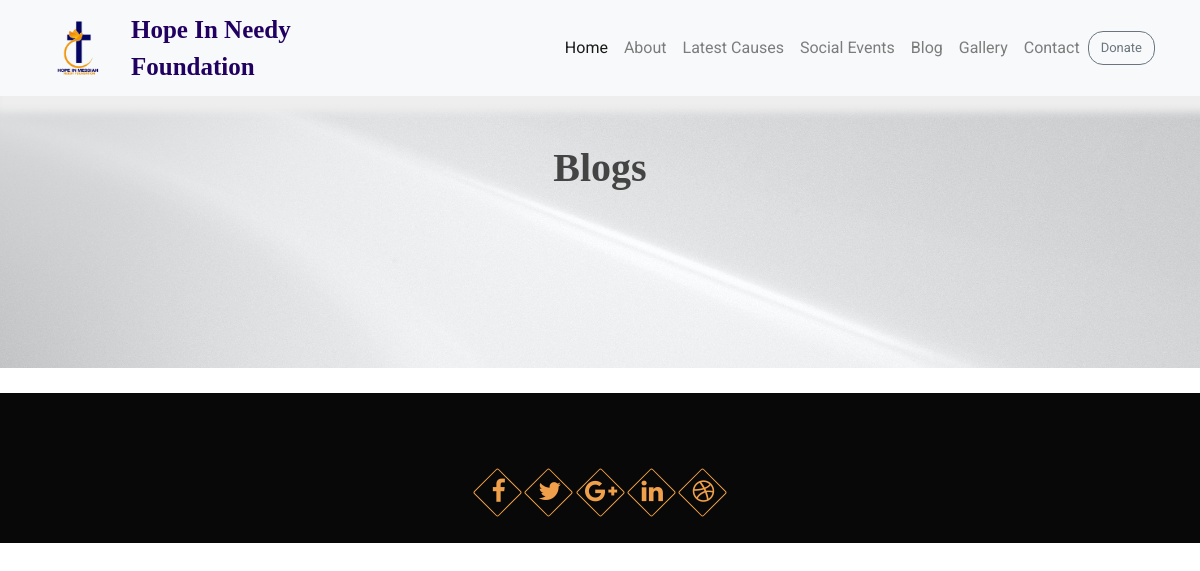
/blog/, run on an earlier commit of the app's database.
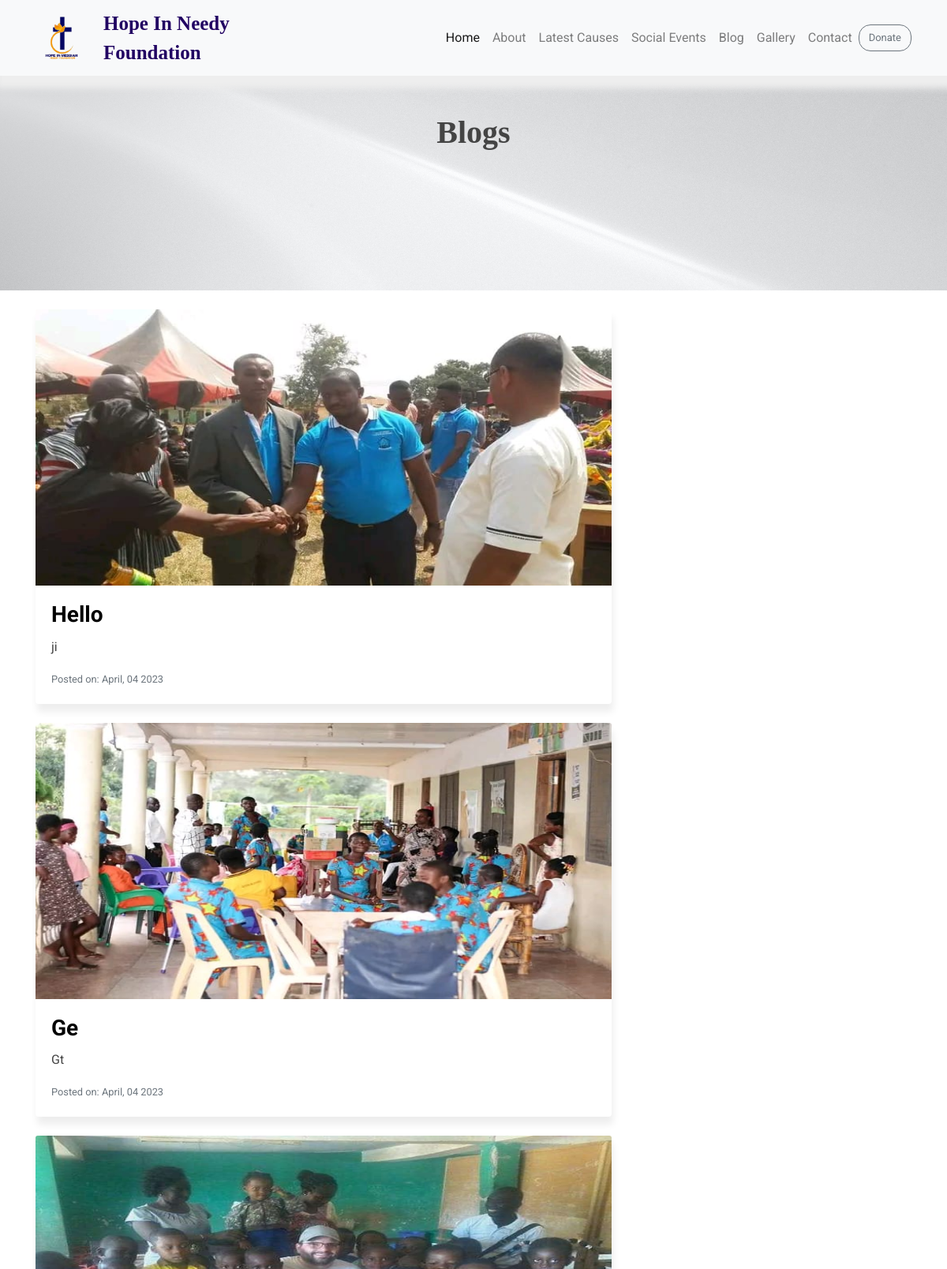
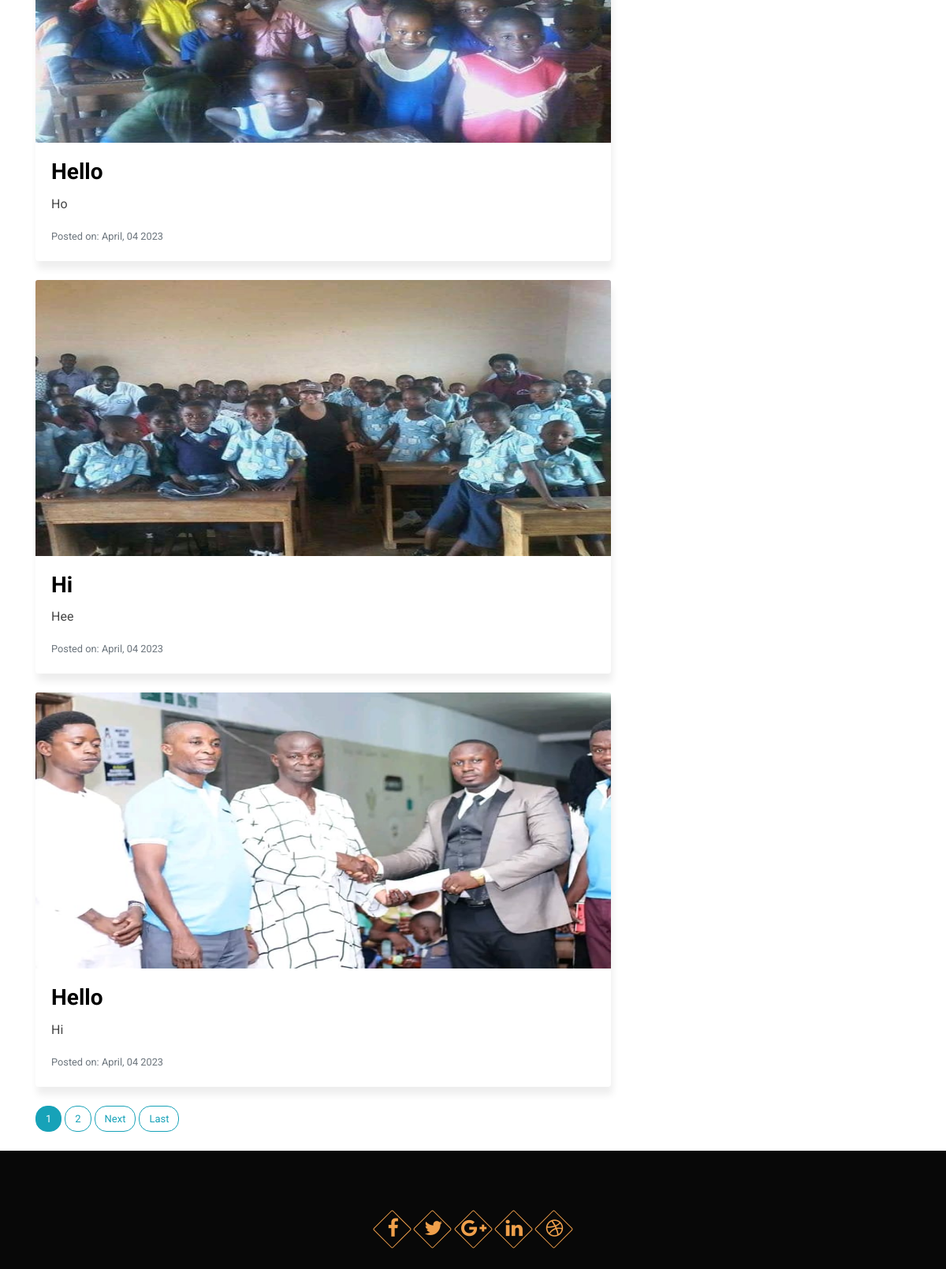
And on a later commit of the database (2 pictures, top to bottom).
### foundation/models.py (models this page shows, shortened)
class Blog(models.Model):
    image = models.ImageField(upload_to='blog-img')
    title = models.CharField(max_length=100)
    content = models.TextField()
    date_posted = models.DateTimeField(default=timezone.now)
    author = models.ForeignKey(User, on_delete=models.CASCADE)

### foundation/views.py (the view)
# urls.py: path('blog/', PostListView.as_view(), name='blog'),
class PostListView(ListView):
    model = Blog
    template_name = 'foundation/blog.html'
    context_object_name = 'blogs'
    ordering = ['-date_posted']
    paginate_by = 5

### foundation/templates/foundation/blog.html (shortened to what this page needs)
{% extends 'foundation/base.html' %}
{% load static %}
{% block css_files %}
<link rel="stylesheet" type="text/css" href="{% static 'foundation/foundation.css' %}">
{% endblock %}
{% block content %}
<section class="myHeading pt-4 mt-5">
    <div class="container">
        <div class="row">
            <div class="col">
                <h1 class="myTitle text-center">Blogs</h1>
            </div>
        </div>
    </div>
</section>
<section class="pt-4">
    <div class="container">
        <div class="row">
            <div class="col-md-8">
                {% for blog in blogs %}
                    <div class="card mb-4 blog-section">
                        <img class="card-img-top" src="{{ blog.image.url }}" height="350px" alt="Card image cap">
                        <div class="card-body">
                        <h3 class="card-title"><a class="blog-title" href="{% url 'blog-detail' blog.id %}">{{ blog.title }}</a></h3>
                        <p class="card-text">{{ blog.content }}</p>
                        <p class="card-text"><small class="text-muted">Posted on: {{ blog.date_posted|date:"N, m o" }}</small></p>
                        </div>
                    </div>
                {% endfor %}
                {% if is_paginated %}
                        {% for num in page_obj.paginator.page_range %}
                            {% if page_obj.number == num %}
                                <a class="btn btn-info mb-4" href="?page={{ num }}">{{ num }}</a>
                            {% elif num > page_obj.number|add:'-3' and num < page_obj.number|add:'3' %}
                                <a class="btn btn-outline-info mb-4" href="?page={{ num }}">{{ num }}</a>
                            {% endif %}
                        {% endfor %}
                        {% if page_obj.has_next %}
                            <a class="btn btn-outline-info mb-4" href="?page={{ page_obj.next_page_number }}">Next</a>
                            <a class="btn btn-outline-info mb-4" href="?page={{ page_obj.paginator.num_pages }}">Last</a>
                        {% endif %}
                {% endif %}
            </div>
            <div class="col-md-4">
                </div>
        </div>
    </div>
</section>
{% endblock %}

What changed in the data, as far as the page shows it:
added Blog: image (picture), title "Hello", content "ji", date_posted "April, 04 2023"
added Blog: image (picture), title "Ge", content "Gt", date_posted "April, 04 2023"
added Blog: image (picture), title "Hello", content "Ho", date_posted "April, 04 2023"
added Blog: image (picture), title "Hi", content "Hee", date_posted "April, 04 2023"
added Blog: image (picture), title "Hello", content "Hi", date_posted "April, 04 2023"
Also different on the page:
new list line: "1"
new list line: "2"
text now shown: "Next Last"
